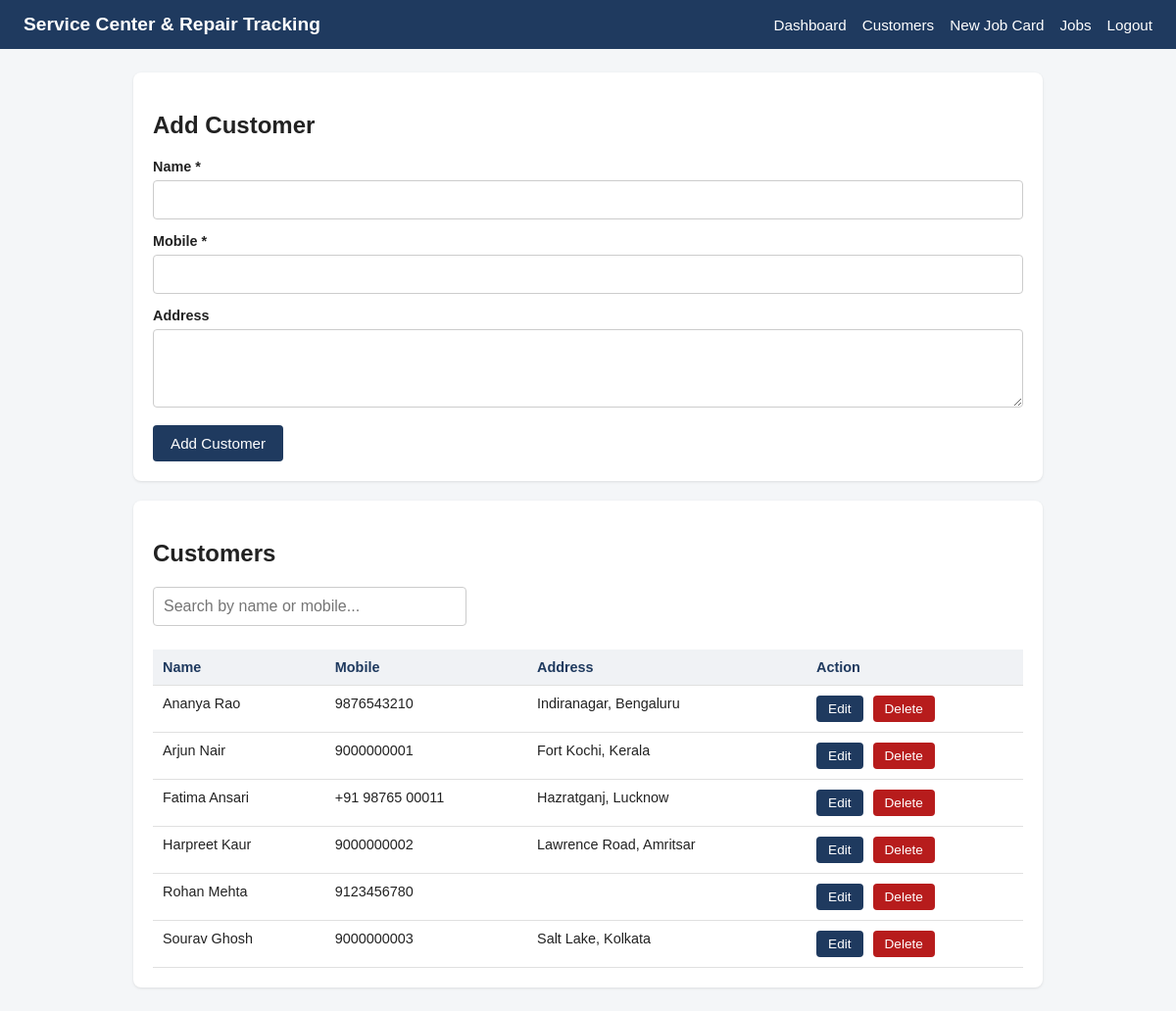
Page /customers.php (signed in) on the committed database.
### tables this page shows
CREATE TABLE IF NOT EXISTS customers (
    id INT AUTO_INCREMENT PRIMARY KEY,
    name VARCHAR(100) NOT NULL,
    mobile VARCHAR(20) NOT NULL,
    address VARCHAR(255) NULL
);

### includes/customer_rows.php (the view, shortened to what this page needs)
<?php
if (empty($customers)):
?>
<?php
else:
    foreach ($customers as $c):
?>
    <tr>
        <td data-label="Name"><?= htmlspecialchars($c['name']) ?></td>
        <td data-label="Mobile"><?= htmlspecialchars($c['mobile']) ?></td>
        <td data-label="Address"><?= htmlspecialchars($c['address'] ?? '') ?></td>
        <td>
            <a href="customers.php?edit=<?= (int) $c['id'] ?>" class="btn">Edit</a>
            <form method="POST" action="customers.php" class="inline-form"
                  onsubmit="return confirm('Delete <?= htmlspecialchars(addslashes($c['name'])) ?>? This cannot be undone.');">
                <button type="submit" class="btn btn-danger">Delete</button>
            </form>
        </td>
    </tr>
<?php
    endforeach;
endif;

### assets/css/style.css (style rules this page uses)
* { box-sizing: border-box; }
body { margin: 0; font-family: Arial, Helvetica, sans-serif; background: #f4f6f8; color: #222; }
button, .btn { background: #1f3a5f; color: #fff; border: none; padding: 10px 18px; border-radius: 4px; cursor: pointer; font-size: 0.95rem; text-decoration: none; display: inline-block; }
.data-table th, .data-table td { text-align: left; padding: 10px; border-bottom: 1px solid #e0e0e0; font-size: 0.9rem; }
.data-table td { vertical-align: top; overflow-wrap: break-word; }
#customerTable td:last-child, #jobTable td:last-child { white-space: nowrap; }
.data-table .btn { padding: 6px 12px; font-size: 0.85rem; }
.inline-form { display: inline-block; margin: 0 0 0 6px; }
.btn-danger { background: #b71c1c; }

### rows in the picture
customers: name "Ananya Rao", mobile "9876543210", address "Indiranagar, Bengaluru"
customers: name "Arjun Nair", mobile "9000000001", address "Fort Kochi, Kerala"
customers: name "Fatima Ansari", mobile "+91 98765 00011", address "Hazratganj, Lucknow"
customers: name "Harpreet Kaur", mobile "9000000002", address "Lawrence Road, Amritsar"
customers: name "Rohan Mehta", mobile "9123456780"
customers: name "Sourav Ghosh", mobile "9000000003", address "Salt Lake, Kolkata"

### other values in the picture
$formHeading "Add Customer"
